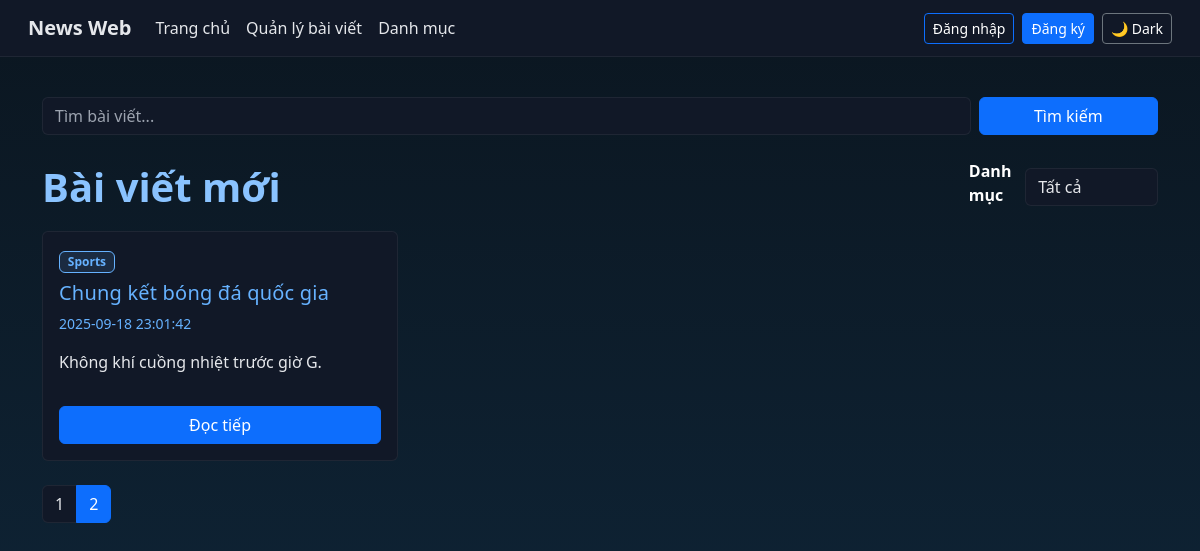
Screenshot of /?cat=0&page=2 with the database file from the repository.
### tables this page shows
CREATE TABLE `articles` (
  `article_id` int(11) NOT NULL,
  `user_id` int(11) NOT NULL,
  `category_id` int(11) DEFAULT NULL,
  `title` varchar(255) NOT NULL,
  `summary` text DEFAULT NULL,
  `status` enum('draft','published','archived') DEFAULT 'draft',
  `created_at` datetime DEFAULT current_timestamp(),
  `updated_at` datetime DEFAULT current_timestamp() ON UPDATE current_timestamp()
);

CREATE TABLE `categories` (
  `category_id` int(11) NOT NULL,
  `category_name` varchar(100) NOT NULL,
  `description` text DEFAULT NULL
);

### app/Core/Controller.php (called while the page is built, shortened)
<?php
class Controller
{
    protected function view(string $template, array $data = []): void
    {
        extract($data);
        $baseUrl = (require __DIR__ . '/../Config/config.php')['app']['base_url'];
        include __DIR__ . '/../Views/layout/header.php';
        include __DIR__ . '/../Views/' . $template . '.php';
        include __DIR__ . '/../Views/layout/footer.php';
    }
}

### app/Controllers/HomeController.php (called while the page is built, shortened)
<?php
class HomeController extends Controller
{
    public function index(): void
    {
        $q     = isset($_GET['q']) ? trim((string)$_GET['q']) : '';
        $page  = max(1, (int)($_GET['page'] ?? 1));
        $per   = 9;
        $catId = (int)($_GET['cat'] ?? 0);
        $catId = $catId > 0 ? $catId : null;
        $articleModel = new ArticleModel();
        if ($q !== '') {
            [$articles, $total] = $articleModel->searchPublished($q, $page, $per, $catId);
        } else {
            [$articles, $total] = $articleModel->getPublishedArticles($page, $per, $catId);
        }
        $pages = max(1, (int)ceil($total / $per));
        $categoryModel = new CategoryModel();
        $categories    = $categoryModel->listAll();
        $this->view('home/index', [
            'articles'    => $articles,
            'page'        => $page,
            'pages'       => $pages,
            'total'       => $total,
            'categories'  => $categories,
            'selectedCat' => $catId,
            'q'           => $q,
        ]);
    }
}

### public/index.php (called while the page is built, shortened)
<?php
require_once __DIR__ . '/../app/Core/Router.php';
require_once __DIR__ . '/../app/Core/Controller.php';
require_once __DIR__ . '/../app/Core/Database.php';
require_once __DIR__ . '/../app/Models/BaseModel.php';
require_once __DIR__ . '/../app/Models/ArticleModel.php';
require_once __DIR__ . '/../app/Controllers/HomeController.php';
$router = new Router();
$router->get('/', [App\Controllers\HomeController::class, 'index']);
$router->get('/article/(\\d+)', [App\Controllers\ArticleController::class, 'show']);
$router->get('/category/(\\d+)', [App\Controllers\ArticleController::class, 'category']);
$router->get('/search', [App\Controllers\SearchController::class, 'index']);
$router->get('/user/(\\d+)', [App\Controllers\ProfileController::class, 'show']);
$router->get('/auth/login', [App\Controllers\AuthController::class, 'login']);
$router->post('/auth/login', [App\Controllers\AuthController::class, 'handleLogin']);
$router->get('/auth/register', [App\Controllers\AuthController::class, 'register']);
$router->post('/auth/register', [App\Controllers\AuthController::class, 'handleRegister']);
$router->post('/auth/logout', [App\Controllers\AuthController::class, 'logout']);
$router->get('/admin/categories', [App\Controllers\AdminController::class, 'listCategories']);
$router->get('/admin/categories/create', [App\Controllers\AdminController::class, 'createCategory']);
$router->post('/admin/categories/store', [App\Controllers\AdminController::class, 'storeCategory']);
$router->get('/admin/categories/(\\d+)/edit', [App\Controllers\AdminController::class, 'editCategory']);
$router->post('/admin/categories/(\\d+)/update', [App\Controllers\AdminController::class, 'updateCategory']);
$router->post('/admin/categories/(\\d+)/delete', [App\Controllers\AdminController::class, 'deleteCategory']);
$router->get('/admin/articles', [App\Controllers\AdminController::class, 'listArticles']);
$router->get('/admin/articles/create', [App\Controllers\AdminController::class, 'createArticle']);
$router->post('/admin/articles/store', [App\Controllers\AdminController::class, 'storeArticle']);
$router->get('/admin/articles/(\\d+)/edit', [App\Controllers\AdminController::class, 'editArticle']);
$router->post('/admin/articles/(\\d+)/update', [App\Controllers\AdminController::class, 'updateArticle']);
$router->post('/admin/articles/(\\d+)/delete', [App\Controllers\AdminController::class, 'deleteArticle']);
$router->post('/admin/articles/(\\d+)/publish', [App\Controllers\AdminController::class, 'publishArticle']);
$router->get('/api/articles', [App\Controllers\ApiController::class, 'articles']);
$router->get('/api/article/(\\d+)', [App\Controllers\ApiController::class, 'article']);
$router->get('/api/comments', [App\Controllers\ApiController::class, 'comments']);
$router->post('/api/comments', [App\Controllers\ApiController::class, 'createComment']);
$router->post('/api/toggle-like', [App\Controllers\ApiController::class, 'toggleLike']);
$router->dispatch($_SERVER['REQUEST_METHOD'], $_SERVER['REQUEST_URI']);

### app/Config/config.php (called while the page is built)
<?php
return [
    'db' => [
        'host' => '127.0.0.1',
        'port' => 3306,
        'name' => 'news_portal',
        'user' => 'root',
        'pass' => '',
        'charset' => 'utf8mb4',
    ],
    'app' => [
        'base_url' => '/news_web/public',
        'debug' => true,
    ],
];

### app/Models/ArticleModel.php (called while the page is built, shortened)
<?php
class ArticleModel extends BaseModel
{
    private function buildWhere(?int $catId, string $q): array
    {
        $whereParts = ['a.status = "published"'];
        $binds = [];
        $q = trim($q);
        $whereSql = 'WHERE ' . implode(' AND ', $whereParts);
        return [$whereSql, $binds];
    }
    public function getPublishedArticles(int $page, int $per, ?int $catId = null): array
    {
        $per    = max(1, (int)$per);
        $offset = max(0, (int)(($page - 1) * $per));
        [$where, $binds] = $this->buildWhere($catId, '');
        $sqlCount = "SELECT COUNT(*) FROM articles a {$where}";
        $stc = $this->pdo->prepare($sqlCount);
        $stc->execute();
        $total = (int)$stc->fetchColumn();
        $sql = "
            SELECT
                a.article_id,
                a.title,
                a.summary,
                a.created_at,
                c.category_name,
                (
                    SELECT am.media_url
                    FROM article_media am
                    WHERE am.article_id = a.article_id
                      AND am.media_type = 'image'
                    ORDER BY am.media_id ASC
                    LIMIT 1
                ) AS thumb
            FROM articles a
            LEFT JOIN categories c ON a.category_id = c.category_id
            {$where}
            ORDER BY a.created_at DESC
            LIMIT {$per} OFFSET {$offset}
        ";
        $st = $this->pdo->prepare($sql);
        $st->execute();
        $rows = $st->fetchAll();
        return [$rows, $total];
    }
}

### app/Core/Database.php (called while the page is built, shortened)
<?php
class Database
{
    private static ?\PDO $pdo = null;
    public static function getConnection(): \PDO
    {
        if (self::$pdo === null) {
            $config = require __DIR__ . '/../Config/config.php';
            $db = $config['db'];
            $dsn = 'mysql:host=' . $db['host'] . ';port=' . $db['port'] . ';dbname=' . $db['name'] . ';charset=' . $db['charset'];
            $options = [
                \PDO::ATTR_ERRMODE => \PDO::ERRMODE_EXCEPTION,
                \PDO::ATTR_DEFAULT_FETCH_MODE => \PDO::FETCH_ASSOC,
                \PDO::ATTR_EMULATE_PREPARES => false,
            ];
            self::$pdo = new \PDO($dsn, $db['user'], $db['pass'], $options);
        }
        return self::$pdo;
    }
}

### app/Models/BaseModel.php (called while the page is built, shortened)
<?php
abstract class BaseModel
{
    public function __construct()
    {
        $this->pdo = Database::getConnection();
    }
}

### app/Views/home/index.php (the view, shortened to what this page needs)
<div class="py-3">
  <div class="d-flex flex-wrap align-items-center justify-content-between mb-3">
    <form class="mb-4 w-100" action="<?= htmlspecialchars($baseUrl) ?>/" method="get" role="search">
      <div class="row g-2 align-items-center">
        <div class="col-md-10">
          <input type="search" class="form-control" name="q"
                 value="<?= htmlspecialchars($q ?? '') ?>"
                 placeholder="Tìm bài viết..." aria-label="Tìm bài viết">
        </div>
        <div class="col-md-2 d-grid">
          <button type="submit" class="btn btn-primary">Tìm kiếm</button>
        </div>
      </div>
    </form>
    <h1 class="display-6 hero-title mb-3 mb-sm-0">Bài viết mới</h1>
    <form method="get" class="d-flex align-items-center" action="">
      <label class="me-2 form-label">Danh mục</label>
      <select name="cat" class="form-select" onchange="this.form.submit()">
        <option value="0">Tất cả</option>
      </select>
    </form>
  </div>
  <?php if (empty($articles)): ?>
    <div class="alert alert-info">Chưa có bài viết.</div>
  <?php else: ?>
    <div class="row g-4">
      <?php foreach ($articles as $a): ?>
      <div class="col-sm-6 col-lg-4">
        <div class="card h-100">
          <div class="card-body d-flex flex-column">
            <div class="mb-2">
              <span class="badge badge-cat">
                <?= htmlspecialchars($a['category_name'] ?? '—') ?>
              </span>
            </div>
            <h5 class="card-title mb-2">
              <a href="<?= htmlspecialchars($baseUrl) ?>/article/<?= (int)$a['article_id'] ?>">
                <?= htmlspecialchars($a['title']) ?>
              </a>
            </h5>
            <div class="article-meta small mb-3">
              <?= htmlspecialchars($a['created_at']) ?>
            </div>
            <p class="card-text flex-grow-1">
              <?= nl2br(htmlspecialchars($a['summary'] ?? '')) ?>
            </p>
            <a class="btn btn-primary mt-3"
               href="<?= htmlspecialchars($baseUrl) ?>/article/<?= (int)$a['article_id'] ?>">
              Đọc tiếp
            </a>
          </div>
        </div>
      </div>
      <?php endforeach; ?>
    </div>
    <?php if (($pages ?? 1) > 1): ?>
      <nav class="mt-4">
        <ul class="pagination">
          <?php for ($p = 1; $p <= $pages; $p++): ?>
            <li class="page-item <?= ($p == ($page ?? 1)) ? 'active' : '' ?>">
              <a class="page-link"
                 href="?cat=<?= (int)($selectedCat ?? 0) ?>&page=<?= $p ?><?= $q ? '&q='.urlencode($q):'' ?>">
                <?= $p ?>
              </a>
            </li>
          <?php endfor; ?>
        </ul>
      </nav>
    <?php endif; ?>
  <?php endif; ?>
</div>

### app/Core/Router.php (shortened to what this page needs)
<?php
class Router
{
    private array $routes = [
        'GET' => [],
        'POST' => [],
    ];
    public function get(string $pattern, $handler): void
    {
        $this->routes['GET'][$pattern] = $handler;
    }
    public function post(string $pattern, $handler): void
    {
        $this->routes['POST'][$pattern] = $handler;
    }
    public function dispatch(string $method, string $uri): void
    {
        $path = parse_url($uri, PHP_URL_PATH);
        $base = (require __DIR__ . '/../Config/config.php')['app']['base_url'];
        foreach ($this->routes[$method] as $pattern => $handler) {
            $regex = '#^' . $pattern . '$#';
            if (preg_match($regex, $path, $matches)) {
                array_shift($matches);
                if (is_array($handler)) {
                    [$class, $methodName] = $handler;
                    $controller = new $class();
                    call_user_func_array([$controller, $methodName], $matches);
                    return;
                } else {
                    call_user_func_array($handler, $matches);
                    return;
                }
            }
        }
    }
}

### app/Views/layout/header.php (shortened to what this page needs)
<?php
$cfg = require __DIR__ . '/../../Config/config.php';
$baseUrl = $baseUrl ?? ($cfg['app']['base_url'] ?? '');
$themeCookie = $_COOKIE['newsweb-theme'] ?? null;
$themeAttr = ($themeCookie === 'light') ? 'light' : 'dark';
?>
<!doctype html>
<html lang="vi" data-theme="<?= htmlspecialchars($themeAttr) ?>">
<head>
  <link rel="stylesheet" href="https://cdn.jsdelivr.net/npm/bootstrap@5.3.3/dist/css/bootstrap.min.css">
  <link rel="stylesheet" href="<?= htmlspecialchars($baseUrl) ?>/assets/css/style.css?v=orig">
  <link rel="stylesheet" href="<?= htmlspecialchars($baseUrl) ?>/assets/css/theme.css?v=2">
</head>
<body>
<nav class="navbar navbar-expand-lg px-3 py-2">
  <div class="container-fluid">
    <a class="navbar-brand fw-semibold" href="<?= htmlspecialchars($baseUrl) ?>/">News Web</a>
    <div class="collapse navbar-collapse" id="mainNavbar">
      <ul class="navbar-nav me-auto mb-2 mb-lg-0">
        <li class="nav-item"><a class="nav-link" href="<?= htmlspecialchars($baseUrl) ?>/">Trang chủ</a></li>
        <li class="nav-item"><a class="nav-link" href="<?= htmlspecialchars($baseUrl) ?>/admin/articles">Quản lý bài viết</a></li>
        <li class="nav-item"><a class="nav-link" href="<?= htmlspecialchars($baseUrl) ?>/admin/categories">Danh mục</a></li>
      </ul>
      <div class="d-flex align-items-center gap-2">
        <a href="<?= htmlspecialchars($baseUrl) ?>/auth/login" class="btn btn-outline-primary btn-sm">Đăng nhập</a>
        <a href="<?= htmlspecialchars($baseUrl) ?>/auth/register" class="btn btn-primary btn-sm">Đăng ký</a>
        <button id="theme-toggle" class="btn btn-sm btn-outline-secondary" type="button">🌙 Dark</button>
      </div>
    </div>
  </div>
</nav>
<div class="container my-4">

### app/Views/layout/footer.php (shortened to what this page needs)
</div>
</body>
</html>

### public/assets/css/style.css (style rules this page uses)
html[data-theme="dark"] { --bg: #0b1220; --text: #e5e7eb; --card: #111827; --border: rgba(255,255,255,0.06); --link: #66b2ff; --link-hover: #8ac3ff; --brand: #2d8cff; --muted: #9ca3af; --heading-color: #8ac3ff; --label-color: #ffffff; }
body { background: var(--bg) !important; color: var(--text) !important; }
html[data-theme="dark"] body { background: radial-gradient(1200px 800px at 10% -10%, rgba(34,211,238,.15), transparent 60%), radial-gradient(1200px 800px at 110% -10%, rgba(13,110,253,.15), transparent 60%), #0b1220 !important; }
.navbar { background: var(--card) !important; border-bottom: 1px solid var(--border) !important; }
.navbar .navbar-brand, .navbar .nav-link { color: var(--text) !important; }
html[data-theme="dark"] .btn { color: #fff !important; }
.card, .list-group-item, .dropdown-menu, .modal-content, .offcanvas, .table, .table thead th { background: var(--card); color: var(--text); border-color: var(--border); }
.form-control, .form-select, .input-group-text { background: var(--card); color: var(--text); border-color: var(--border); }
.form-control::placeholder { color: var(--muted); }
label, .form-label, .filter-title, .category-title { color: var(--label-color) !important; opacity: 1 !important; font-weight: 600; }
a { color: var(--link); }
.card-title a, .article-title a, .news-title a { color: var(--link) !important; font-family: var(--bs-heading-font-family, inherit); font-weight: 400; letter-spacing: .2px; text-decoration: none; }
h1, h2 { color: var(--heading-color) !important; font-weight: 700 !important; text-shadow: none !important; filter: none !important; opacity: 1 !important; -webkit-text-stroke: 0 !important; mix-blend-mode: normal !important; }
.article-meta, .article-meta a, .meta, .meta a, time, .post-time, .post-date { color: var(--link) !important; }
.badge-cat, .badge { color: var(--link) !important; border: 1px solid var(--link) !important; background: transparent; }
html[data-theme="dark"] .badge-cat, html[data-theme="dark"] .badge { background: rgba(102,178,255,.12); }
.card .text-muted, .card .text-muted *, .article-meta, .article-meta *, .meta, .meta *, .post-meta, .post-meta *, time, .post-time, .post-date { color: var(--link) !important; }
html[data-theme] .btn.btn-primary, html[data-theme] .btn.btn-primary:hover, html[data-theme] .btn.btn-primary:focus, html[data-theme] .btn.btn-primary:active, html[data-theme] .btn-primary:disabled { color: #fff !important; }

### rows the page displays
articles: category.category_name "Sports", title "Chung kết bóng đá quốc gia", created_at "2025-09-18 23:01:42", summary "Không khí cuồng nhiệt trước giờ G."
